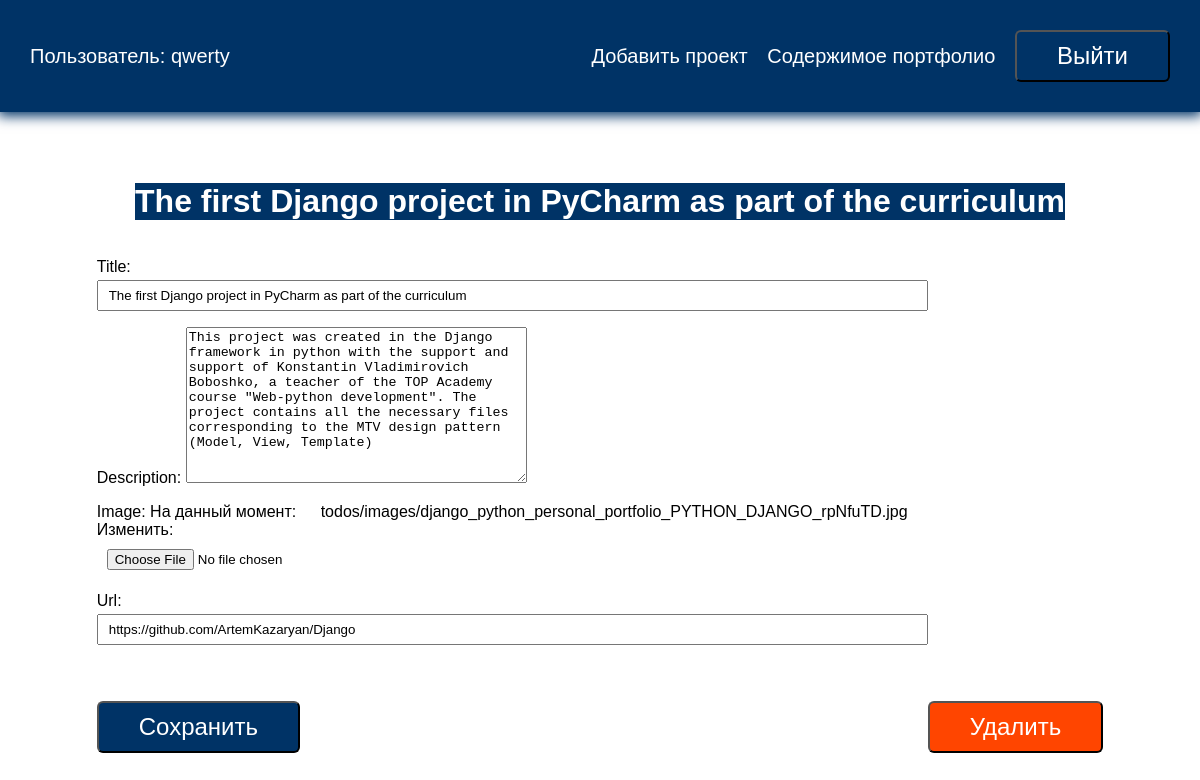
Page /todo/5 (signed in) on the committed database.
### todo/models.py (models this page shows, shortened)
class Todo(models.Model):
    title = models.CharField(max_length=100)
    description = models.TextField(blank=True)
    created = models.DateTimeField(auto_now_add=True)
    user = models.ForeignKey(User, on_delete=models.CASCADE, null=True)
    image = models.ImageField(upload_to='todos/images', null=True)
    url = models.CharField(max_length=350, null=True)

### todo/views.py (the view, shortened to what this page needs)
# urls.py: path('todo/<int:todo_pk>', views.viewtodo, name='viewtodo'),
def viewtodo(request, todo_pk):
    todo = get_object_or_404(Todo, pk=todo_pk)
    form = TodoForm(instance=todo)
    if request.method == 'GET':
        return render(request, 'todo/viewtodo.html', {'todo': todo, 'form': form})

### todo/forms.py
class TodoForm(ModelForm):
    class Meta:
        model = Todo
        fields = ['title', 'description',
                  'image',
                  'url',
                  ]

### todo/templates/todo/viewtodo.html (shortened to what this page needs)
{% extends 'todo/base.html' %}
{% block content %}
<h1>{{ todo.title }}</h1>
<div class="but">
    <form method="post" enctype="multipart/form-data">
        {{ form.as_p }}
        <button class="btn">Сохранить</button>
    </form>
    <form action="{% url 'delete' todo.id %}" method="post" enctype="multipart/form-data">
        <button class="btn remove">Удалить</button>
    </form>
</div>
{% endblock %}

### todo/templates/todo/base.html (shortened to what this page needs)
<!DOCTYPE html>
{% load static %}
<html lang="en">
<head>
    <link rel="stylesheet" href="{% static 'css/style.css' %}">
</head>
<body>
<div class="menu">
    <div class="wrap">
        {% if user.is_authenticated %}
        <ul>
            <li class="logo"><a href="">Пользователь: {{ user.username }}</a></li>
            <li><a href="{% url 'create' %}">Добавить проект</a></li>
            <li><a href="{% url 'current' %}">Содержимое портфолио</a></li>
            <li>
                <form action="{% url 'logout' %}" method="post" enctype="multipart/form-data">
                    <button class="btn bottom">Выйти</button>
                </form>
            </li>
        </ul>
        {% else %}
        <ul>
            <li><a href="{% url 'signup' %}">Зарегистрироваться</a></li>
            <li><a href="{% url 'login' %}">Войти</a></li>
        </ul>
{% endif %}
    </div>
</div>
<div class="content">
    <div class="wrap">
        {% block content %}
        {% endblock %}
    </div>
</div>
</body>
</html>

### todo/static/css/style.css (style rules this page uses)
body { margin: 0; padding: 0; font-family: Arial, Helvetica, sans-serif; }
.wrap { max-width: 1200px; margin: 0 auto; padding: 10px 30px; box-sizing: border-box; }
.menu { background: #003366; box-shadow: 0 2px 12px 2px #003366; }
ul { list-style: none; padding: 0; }
.menu ul { display: flex; justify-content: space-between; align-items: center; font-size: 20px; }
.menu .logo { margin-right: 30%; color: #fff; }
a { text-decoration: none; }
.menu a { color: #fff; }
.content .wrap { display: flex; flex-direction: column; align-items: center; justify-content: center; margin-top: 40px; }
h1, h2 { background: #003366; color: #fff; }
.btn { background: #003366; color: #fff; }
.bottom { margin-top: 0; }
button { border-radius: 6px; box-shadow: insert 0 0 6px 2px #fff; padding: 10px 40px; margin-top: 40px; font-size: 24px; color: pointer; }
input { width: 100%; padding: 6px 10px; box-sizing: border-box; margin-top: 4px; }
.content a { color: #000; display: white; padding: 20px; box-sizing: border-box; }
.but { display: flex; align-items: flex-end; }
.remove { background-color: orangered; }

### rows in the picture
Todo: title "The first Django project in PyCharm as part of the curriculum", description "This project was created in the Django framework in python with the support and support of Konstantin Vladimirovich Boboshko, a teacher of the TOP Academy course \"Web-python development\". The project contains all the necessary files corresponding to the MTV design pattern (Model, View, Template)", url "https://github.com/ArtemKazaryan/Django"

### other values in the picture
{{ user.username }} "qwerty"
